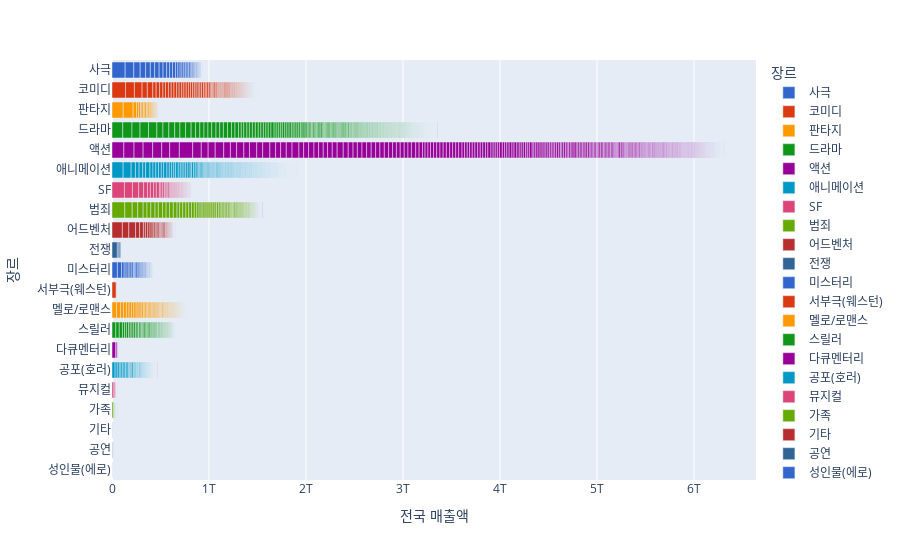

Notebook cell for this chart:
### Code cell
# 그래프 그리기
fig = px.bar(m, y="장르", x="전국 매출액", color="장르", color_discrete_sequence=px.colors.qualitative.G10)

fig.show()

### Figure 1 — Plotly figure (JSON) as saved in the notebook; plotly's stock layout.template omitted (floating-point values rounded to 4 significant figures; data arrays with more than 128 entries replaced by an {"elided": "..."} marker saying what was removed)
{"data": [{"alignmentgroup": "True", "hovertemplate": "장르=%{y}<br>전국 매출액=%{x}<extra></extra>", "legendgroup": "사극", "marker": {"color": "#3366CC", "pattern": {"shape": ""}}, "name": "사극", "offsetgroup": "사극", "orientation": "h", "showlegend": true, "textposition": "auto", "type": "bar", "x": [135748398910, 88900208769, 66005451500, 55808856500, 48842902501, 44344141109, 46335334026, 40514276538, 36987755999, 30456879428, 29893297890, 31067321992, 24314570667, 22853629794, 19250354500, 19690818764, 15531621371, 17900775524, 16172133642, 16502543020, 13489904632, 13275772490, 10408565262, 8946842910, 6660263334, 6471511555, 7777473258, 7871240823, 6202433964, 5317185404, 4599546001, 5226776088, 3763852759, 3702353828, 3360045489, 3381050200, 3006620490, 2246950339, 1886195121, 1576695833, 1283731833, 642120680, 535668500, 212967300, 124110170], "xaxis": "x", "y": ["사극", "사극", "사극", "사극", "사극", "사극", "사극", "사극", "사극", "사극", "사극", "사극", "사극", "사극", "사극", "사극", "사극", "사극", "사극", "사극", "사극", "사극", "사극", "사극", "사극", "사극", "사극", "사극", "사극", "사극", "사극", "사극", "사극", "사극", "사극", "사극", "사극", "사극", "사극", "사극", "사극", "사극", "사극", "사극", "사극"], "yaxis": "y"}, {"alignmentgroup": "True", "hovertemplate": "장르=%{y}<br>전국 매출액=%{x}<extra></extra>", "legendgroup": "코미디", "marker": {"color": "#DC3912", "pattern": {"shape": ""}}, "name": "코미디", "offsetgroup": "코미디", "orientation": "h", "showlegend": true, "textposition": "auto", "type": "bar", "x": {"elided": "306 int values"}, "xaxis": "x", "y": {"elided": "306 str values"}, "yaxis": "y"}, {"alignmentgroup": "True", "hovertemplate": "장르=%{y}<br>전국 매출액=%{x}<extra></extra>", "legendgroup": "판타지", "marker": {"color": "#FF9900", "pattern": {"shape": ""}}, "name": "판타지", "offsetgroup": "판타지", "orientation": "h", "showlegend": true, "textposition": "auto", "type": "bar", "x": [115698654137, 102476768809, 34507819000, 20816583118, 20661000236, 15192541723, 16152717131, 13988362067, 16293580567, 13372357257, 13449206760, 10607703908, 11276008290, 9361133648, 7850816000, 7376481000, 6385295880, 7941270790, 4038223000, 4034176500, 3791349609, 4153747200, 4352841358, 3364788919, 3348220655, 2886185000, 2385847300, 1816281960, 1654715300, 1455461885, 1422971592, 686273900, 516736500, 476877300, 379765400, 375492420, 292857989, 313204669, 309895732, 310087419, 470027900, 294851000, 257709000, 251990300, 234331200, 200197000, 206296600, 201223160, 162670896, 176034561, 137324715, 141292000, 110213300, 102673840, 92785045, 101464540, 72824000, 65914100, 59672530, 57135511, 58774080, 48190000, 29600000, 35402440, 37557400, 33447800, 31631200, 27780900, 23051300, 17855200], "xaxis": "x", "y": ["판타지", "판타지", "판타지", "판타지", "판타지", "판타지", "판타지", "판타지", "판타지", "판타지", "판타지", "판타지", "판타지", "판타지", "판타지", "판타지", "판타지", "판타지", "판타지", "판타지", "판타지", "판타지", "판타지", "판타지", "판타지", "판타지", "판타지", "판타지", "판타지", "판타지", "판타지", "판타지", "판타지", "판타지", "판타지", "판타지", "판타지", "판타지", "판타지", "판타지", "판타지", "판타지", "판타지", "판타지", "판타지", "판타지", "판타지", "판타지", "판타지", "판타지", "판타지", "판타지", "판타지", "판타지", "판타지", "판타지", "판타지", "판타지", "판타지", "판타지", "판타지", "판타지", "판타지", "판타지", "판타지", "판타지", "판타지", "판타지", "판타지", "판타지"], "yaxis": "y"}, {"alignmentgroup": "True", "hovertemplate": "장르=%{y}<br>전국 매출액=%{x}<extra></extra>", "legendgroup": "드라마", "marker": {"color": "#109618", "pattern": {"shape": ""}}, "name": "드라마", "offsetgroup": "드라마", "orientation": "h", "showlegend": true, "textposition": "auto", "type": "bar", "x": {"elided": "888 int values"}, "xaxis": "x", "y": {"elided": "888 str values"}, "yaxis": "y"}, {"alignmentgroup": "True", "hovertemplate": "장르=%{y}<br>전국 매출액=%{x}<extra></extra>", "legendgroup": "액션", "marker": {"color": "#990099", "pattern": {"shape": ""}}, "name": "액션", "offsetgroup": "액션", "orientation": "h", "showlegend": true, "textposition": "auto", "type": "bar", "x": {"elided": "576 int values"}, "xaxis": "x", "y": {"elided": "576 str values"}, "yaxis": "y"}, {"alignmentgroup": "True", "hovertemplate": "장르=%{y}<br>전국 매출액=%{x}<extra></extra>", "legendgroup": "애니메이션", "marker": {"color": "#0099C6", "pattern": {"shape": ""}}, "name": "애니메이션", "offsetgroup": "애니메이션", "orientation": "h", "showlegend": true, "textposition": "auto", "type": "bar", "x": {"elided": "823 int values"}, "xaxis": "x", "y": {"elided": "823 str values"}, "yaxis": "y"}, {"alignmentgroup": "True", "hovertemplate": "장르=%{y}<br>전국 매출액=%{x}<extra></extra>", "legendgroup": "SF", "marker": {"color": "#DD4477", "pattern": {"shape": ""}}, "name": "SF", "offsetgroup": "SF", "orientation": "h", "showlegend": true, "textposition": "auto", "type": "bar", "x": [128447097523, 82274331200, 64016480000, 51478531663, 39415166660, 30146162133, 33161943100, 27802744668, 31484135600, 16545921500, 19314027000, 17092964063, 15618440958, 10999769000, 10395192543, 16903293110, 9339002945, 9799358000, 10745826264, 8560185022, 8958236000, 9017994500, 7425754645, 6984051785, 8583886099, 6994748173, 6518492154, 7218670500, 6020292355, 6285970884, 4817364578, 5478201500, 6094765639, 4925056000, 5174020721, 4579554500, 4252182000, 3730650667, 3831856167, 3404297000, 4518393460, 3622835500, 3373780000, 3786712210, 3383430227, 3297709011, 2522851500, 4258700247, 2366614500, 2760845365, 1955693500, 2685741879, 1869409000, 2158449889, 2016298400, 1614196833, 3895090540, 1701070326, 1483575500, 1651783500, 1139152167, 1303099693, 1225993645, 1502022014, 1284084141, 1319649000, 1044019000, 978723556, 927494000, 815185333, 874447764, 814330000, 809982328, 759481000, 702418000, 598350500, 629716963, 602296908, 497089500, 603715000, 502071959, 365262000, 298122000, 265974349, 343858500, 179135260, 166586500, 138735100, 147817410, 135549900, 77214460, 60414320, 53050000, 38530340, 12460640, 11241360, 11512140], "xaxis": "x", "y": ["SF", "SF", "SF", "SF", "SF", "SF", "SF", "SF", "SF", "SF", "SF", "SF", "SF", "SF", "SF", "SF", "SF", "SF", "SF", "SF", "SF", "SF", "SF", "SF", "SF", "SF", "SF", "SF", "SF", "SF", "SF", "SF", "SF", "SF", "SF", "SF", "SF", "SF", "SF", "SF", "SF", "SF", "SF", "SF", "SF", "SF", "SF", "SF", "SF", "SF", "SF", "SF", "SF", "SF", "SF", "SF", "SF", "SF", "SF", "SF", "SF", "SF", "SF", "SF", "SF", "SF", "SF", "SF", "SF", "SF", "SF", "SF", "SF", "SF", "SF", "SF", "SF", "SF", "SF", "SF", "SF", "SF", "SF", "SF", "SF", "SF", "SF", "SF", "SF", "SF", "SF", "SF", "SF", "SF", "SF", "SF", "SF"], "yaxis": "y"}, {"alignmentgroup": "True", "hovertemplate": "장르=%{y}<br>전국 매출액=%{x}<extra></extra>", "legendgroup": "범죄", "marker": {"color": "#66AA00", "pattern": {"shape": ""}}, "name": "범죄", "offsetgroup": "범죄", "orientation": "h", "showlegend": true, "textposition": "auto", "type": "bar", "x": {"elided": "173 int values"}, "xaxis": "x", "y": {"elided": "173 str values"}, "yaxis": "y"}, {"alignmentgroup": "True", "hovertemplate": "장르=%{y}<br>전국 매출액=%{x}<extra></extra>", "legendgroup": "어드벤처", "marker": {"color": "#B82E2E", "pattern": {"shape": ""}}, "name": "어드벤처", "offsetgroup": "어드벤처", "orientation": "h", "showlegend": true, "textposition": "auto", "type": "bar", "x": [106983620359, 66240631706, 69825366300, 41518977430, 39337263058, 20580402431, 24268487685, 23436820716, 21457807134, 17850613316, 15514083500, 16107288130, 12591000149, 15812506500, 9236952333, 12191395690, 11405870395, 12523963990, 12305198580, 7430607499, 8170784606, 6877576799, 7610472624, 6400058044, 4151259500, 5467466918, 3547748935, 4145733267, 4210511600, 4076578860, 4825063000, 3277434500, 2260376662, 3055119748, 2432883900, 2203434149, 1824795453, 2079737620, 1848297600, 1143045000, 1230782480, 823623531, 991375900, 919851783, 1065710980, 865600600, 796864900, 729980451, 628575878, 540193280, 425106500, 306118500, 267143090, 239275800, 210117000, 229649450, 265499680, 213149361, 168413700, 182102913, 70341840, 56946800, 36110740, 19943650, 14000080], "xaxis": "x", "y": ["어드벤처", "어드벤처", "어드벤처", "어드벤처", "어드벤처", "어드벤처", "어드벤처", "어드벤처", "어드벤처", "어드벤처", "어드벤처", "어드벤처", "어드벤처", "어드벤처", "어드벤처", "어드벤처", "어드벤처", "어드벤처", "어드벤처", "어드벤처", "어드벤처", "어드벤처", "어드벤처", "어드벤처", "어드벤처", "어드벤처", "어드벤처", "어드벤처", "어드벤처", "어드벤처", "어드벤처", "어드벤처", "어드벤처", "어드벤처", "어드벤처", "어드벤처", "어드벤처", "어드벤처", "어드벤처", "어드벤처", "어드벤처", "어드벤처", "어드벤처", "어드벤처", "어드벤처", "어드벤처", "어드벤처", "어드벤처", "어드벤처", "어드벤처", "어드벤처", "어드벤처", "어드벤처", "어드벤처", "어드벤처", "어드벤처", "어드벤처", "어드벤처", "어드벤처", "어드벤처", "어드벤처", "어드벤처", "어드벤처", "어드벤처", "어드벤처"], "yaxis": "y"}, {"alignmentgroup": "True", "hovertemplate": "장르=%{y}<br>전국 매출액=%{x}<extra></extra>", "legendgroup": "전쟁", "marker": {"color": "#316395", "pattern": {"shape": ""}}, "name": "전쟁", "offsetgroup": "전쟁", "orientation": "h", "showlegend": true, "textposition": "auto", "type": "bar", "x": [55101410303, 15994803000, 12684530500, 8997921050, 4751661400, 1323984967, 812706500, 920899000, 765247500, 734302500, 428533870, 220051200, 141698200, 116603200, 73499560, 43025100, 37714850, 35228370, 33943630], "xaxis": "x", "y": ["전쟁", "전쟁", "전쟁", "전쟁", "전쟁", "전쟁", "전쟁", "전쟁", "전쟁", "전쟁", "전쟁", "전쟁", "전쟁", "전쟁", "전쟁", "전쟁", "전쟁", "전쟁", "전쟁"], "yaxis": "y"}, {"alignmentgroup": "True", "hovertemplate": "장르=%{y}<br>전국 매출액=%{x}<extra></extra>", "legendgroup": "미스터리", "marker": {"color": "#3366CC", "pattern": {"shape": ""}}, "name": "미스터리", "offsetgroup": "미스터리", "orientation": "h", "showlegend": true, "textposition": "auto", "type": "bar", "x": [55853108382, 42395347092, 27242029463, 19906900266, 21841214586, 18450760000, 20002183194, 16207513113, 12734649711, 12805808556, 19675967278, 12917306145, 11241013000, 10652346660, 10332117083, 10920792280, 8881616256, 8110824681, 8821335063, 6833383090, 6012395982, 5656281303, 3964769129, 4806314000, 4714345098, 3375472500, 3546340054, 4709541135, 4074535196, 2922834655, 2749027700, 3026073660, 2515479835, 2608259370, 2122466537, 1818156353, 1827211000, 1651188580, 1336206483, 1542513510, 1704258500, 1331883200, 1227953892, 987958600, 867035000, 1122947658, 898461215, 899691250, 636382007, 858750700, 799806070, 542044000, 570154035, 716490477, 472974485, 403906500, 461964100, 422603000, 454055200, 394724176, 509775750, 369339300, 390872600, 355743500, 360833100, 328321000, 367661000, 355182700, 339506355, 328164828, 277827620, 183438000, 195312120, 161959057, 160437700, 162031200, 151798300, 154197940, 113076354, 112188400, 99911491, 86268420, 86152580, 97299408, 72114418, 69566300, 61638600, 61726700, 59383748, 62758000, 53874793, 64089960, 67581970, 60627100, 47578100, 53249980, 45655500, 38906500, 42708198, 40128280, 40982970, 22545500, 22032500, 21953720, 14972890, 16431340], "xaxis": "x", "y": ["미스터리", "미스터리", "미스터리", "미스터리", "미스터리", "미스터리", "미스터리", "미스터리", "미스터리", "미스터리", "미스터리", "미스터리", "미스터리", "미스터리", "미스터리", "미스터리", "미스터리", "미스터리", "미스터리", "미스터리", "미스터리", "미스터리", "미스터리", "미스터리", "미스터리", "미스터리", "미스터리", "미스터리", "미스터리", "미스터리", "미스터리", "미스터리", "미스터리", "미스터리", "미스터리", "미스터리", "미스터리", "미스터리", "미스터리", "미스터리", "미스터리", "미스터리", "미스터리", "미스터리", "미스터리", "미스터리", "미스터리", "미스터리", "미스터리", "미스터리", "미스터리", "미스터리", "미스터리", "미스터리", "미스터리", "미스터리", "미스터리", "미스터리", "미스터리", "미스터리", "미스터리", "미스터리", "미스터리", "미스터리", "미스터리", "미스터리", "미스터리", "미스터리", "미스터리", "미스터리", "미스터리", "미스터리", "미스터리", "미스터리", "미스터리", "미스터리", "미스터리", "미스터리", "미스터리", "미스터리", "미스터리", "미스터리", "미스터리", "미스터리", "미스터리", "미스터리", "미스터리", "미스터리", "미스터리", "미스터리", "미스터리", "미스터리", "미스터리", "미스터리", "미스터리", "미스터리", "미스터리", "미스터리", "미스터리", "미스터리", "미스터리", "미스터리", "미스터리", "미스터리", "미스터리", "미스터리"], "yaxis": "y"}, {"alignmentgroup": "True", "hovertemplate": "장르=%{y}<br>전국 매출액=%{x}<extra></extra>", "legendgroup": "서부극(웨스턴)", "marker": {"color": "#DC3912", "pattern": {"shape": ""}}, "name": "서부극(웨스턴)", "offsetgroup": "서부극(웨스턴)", "orientation": "h", "showlegend": true, "textposition": "auto", "type": "bar", "x": [43768628939, 1883634000], "xaxis": "x", "y": ["서부극(웨스턴)", "서부극(웨스턴)"], "yaxis": "y"}, {"alignmentgroup": "True", "hovertemplate": "장르=%{y}<br>전국 매출액=%{x}<extra></extra>", "legendgroup": "멜로/로맨스", "marker": {"color": "#FF9900", "pattern": {"shape": ""}}, "name": "멜로/로맨스", "offsetgroup": "멜로/로맨스", "orientation": "h", "showlegend": true, "textposition": "auto", "type": "bar", "x": {"elided": "256 int values"}, "xaxis": "x", "y": {"elided": "256 str values"}, "yaxis": "y"}, {"alignmentgroup": "True", "hovertemplate": "장르=%{y}<br>전국 매출액=%{x}<extra></extra>", "legendgroup": "스릴러", "marker": {"color": "#109618", "pattern": {"shape": ""}}, "name": "스릴러", "offsetgroup": "스릴러", "orientation": "h", "showlegend": true, "textposition": "auto", "type": "bar", "x": {"elided": "167 int values"}, "xaxis": "x", "y": {"elided": "167 str values"}, "yaxis": "y"}, {"alignmentgroup": "True", "hovertemplate": "장르=%{y}<br>전국 매출액=%{x}<extra></extra>", "legendgroup": "다큐멘터리", "marker": {"color": "#990099", "pattern": {"shape": ""}}, "name": "다큐멘터리", "offsetgroup": "다큐멘터리", "orientation": "h", "showlegend": true, "textposition": "auto", "type": "bar", "x": [37354452679, 14554935612, 4473889375, 4445554528, 3109424870, 2017678800, 1351632500, 1517735100, 1394663380, 1160249000, 980053035, 1034815200, 984605100, 875685400, 711793733, 879140710, 772483500, 696375860, 1240019100, 506367410, 414028200, 1667323500, 419172070, 386723800, 348527658, 334601400, 392045950, 291521943, 284650500, 263526895, 323859210, 251863300, 206495400, 245580000, 272160000, 239464980, 235872600, 492739500, 229998100, 200488795, 205281965, 241374840, 212849500, 195549400, 163408600, 175757640, 150680200, 181933920, 136608300, 144149940, 111262080, 149648439, 163265600, 126186700, 133623472, 129175200, 120816190, 117270720, 123204940, 120829530, 99333600, 116930250, 112596500, 97192628, 120357330, 102163500, 105907892, 75659600, 82372300, 108309800, 93161730, 85564894, 82362100, 72502600, 63438020, 86431380, 72963160, 66683590, 67442000, 61158000, 70277170, 67428500, 61928698, 48376500, 45021073, 58285970, 46156800, 49614500, 45656620, 40589200, 48973396, 58248407, 45039360, 37339500, 39539400, 41815900, 41892000, 30177543, 40591180, 33604550, 31662000, 35911140, 24499000, 19897980, 20838940, 17254300], "xaxis": "x", "y": ["다큐멘터리", "다큐멘터리", "다큐멘터리", "다큐멘터리", "다큐멘터리", "다큐멘터리", "다큐멘터리", "다큐멘터리", "다큐멘터리", "다큐멘터리", "다큐멘터리", "다큐멘터리", "다큐멘터리", "다큐멘터리", "다큐멘터리", "다큐멘터리", "다큐멘터리", "다큐멘터리", "다큐멘터리", "다큐멘터리", "다큐멘터리", "다큐멘터리", "다큐멘터리", "다큐멘터리", "다큐멘터리", "다큐멘터리", "다큐멘터리", "다큐멘터리", "다큐멘터리", "다큐멘터리", "다큐멘터리", "다큐멘터리", "다큐멘터리", "다큐멘터리", "다큐멘터리", "다큐멘터리", "다큐멘터리", "다큐멘터리", "다큐멘터리", "다큐멘터리", "다큐멘터리", "다큐멘터리", "다큐멘터리", "다큐멘터리", "다큐멘터리", "다큐멘터리", "다큐멘터리", "다큐멘터리", "다큐멘터리", "다큐멘터리", "다큐멘터리", "다큐멘터리", "다큐멘터리", "다큐멘터리", "다큐멘터리", "다큐멘터리", "다큐멘터리", "다큐멘터리", "다큐멘터리", "다큐멘터리", "다큐멘터리", "다큐멘터리", "다큐멘터리", "다큐멘터리", "다큐멘터리", "다큐멘터리", "다큐멘터리", "다큐멘터리", "다큐멘터리", "다큐멘터리", "다큐멘터리", "다큐멘터리", "다큐멘터리", "다큐멘터리", "다큐멘터리", "다큐멘터리", "다큐멘터리", "다큐멘터리", "다큐멘터리", "다큐멘터리", "다큐멘터리", "다큐멘터리", "다큐멘터리", "다큐멘터리", "다큐멘터리", "다큐멘터리", "다큐멘터리", "다큐멘터리", "다큐멘터리", "다큐멘터리", "다큐멘터리", "다큐멘터리", "다큐멘터리", "다큐멘터리", "다큐멘터리", "다큐멘터리", "다큐멘터리", "다큐멘터리", "다큐멘터리", "다큐멘터리", "다큐멘터리", "다큐멘터리", "다큐멘터리", "다큐멘터리", "다큐멘터리", "다큐멘터리"], "yaxis": "y"}, {"alignmentgroup": "True", "hovertemplate": "장르=%{y}<br>전국 매출액=%{x}<extra></extra>", "legendgroup": "공포(호러)", "marker": {"color": "#0099C6", "pattern": {"shape": ""}}, "name": "공포(호러)", "offsetgroup": "공포(호러)", "orientation": "h", "showlegend": true, "textposition": "auto", "type": "bar", "x": {"elided": "189 int values"}, "xaxis": "x", "y": {"elided": "189 str values"}, "yaxis": "y"}, {"alignmentgroup": "True", "hovertemplate": "장르=%{y}<br>전국 매출액=%{x}<extra></extra>", "legendgroup": "뮤지컬", "marker": {"color": "#DD4477", "pattern": {"shape": ""}}, "name": "뮤지컬", "offsetgroup": "뮤지컬", "orientation": "h", "showlegend": true, "textposition": "auto", "type": "bar", "x": [19532365003, 10898590019, 6322357050, 4761820000, 4727133460, 2596533288, 1082054550, 634870496, 477691320, 195675600, 101306020, 94888000, 223809000, 162921920, 191806980, 135487000, 37245780, 14607550], "xaxis": "x", "y": ["뮤지컬", "뮤지컬", "뮤지컬", "뮤지컬", "뮤지컬", "뮤지컬", "뮤지컬", "뮤지컬", "뮤지컬", "뮤지컬", "뮤지컬", "뮤지컬", "뮤지컬", "뮤지컬", "뮤지컬", "뮤지컬", "뮤지컬", "뮤지컬"], "yaxis": "y"}, {"alignmentgroup": "True", "hovertemplate": "장르=%{y}<br>전국 매출액=%{x}<extra></extra>", "legendgroup": "가족", "marker": {"color": "#66AA00", "pattern": {"shape": ""}}, "name": "가족", "offsetgroup": "가족", "orientation": "h", "showlegend": true, "textposition": "auto", "type": "bar", "x": [14556420970, 7371537000, 4171956017, 3866065500, 3589317348, 2775096512, 2066507505, 1993190500, 1378611255, 1365849896, 739408802, 810563678, 430338300, 439232122, 637621000, 481474700, 386362000, 486987900, 502081439, 309567000, 383521050, 298444000, 412084900, 245549900, 183948470, 148940000, 168599600, 115388000, 113583500, 112899538, 104799900, 79449300, 83320360, 99918100, 59594222, 50861000, 55306190, 47781320, 58124820, 33945900, 31145000, 33506600, 33705130, 33242380], "xaxis": "x", "y": ["가족", "가족", "가족", "가족", "가족", "가족", "가족", "가족", "가족", "가족", "가족", "가족", "가족", "가족", "가족", "가족", "가족", "가족", "가족", "가족", "가족", "가족", "가족", "가족", "가족", "가족", "가족", "가족", "가족", "가족", "가족", "가족", "가족", "가족", "가족", "가족", "가족", "가족", "가족", "가족", "가족", "가족", "가족", "가족"], "yaxis": "y"}, {"alignmentgroup": "True", "hovertemplate": "장르=%{y}<br>전국 매출액=%{x}<extra></extra>", "legendgroup": "기타", "marker": {"color": "#B82E2E", "pattern": {"shape": ""}}, "name": "기타", "offsetgroup": "기타", "orientation": "h", "showlegend": true, "textposition": "auto", "type": "bar", "x": [3793864810, 2902500310, 2671391900, 307797026, 55369270, 11027280], "xaxis": "x", "y": ["기타", "기타", "기타", "기타", "기타", "기타"], "yaxis": "y"}, {"alignmentgroup": "True", "hovertemplate": "장르=%{y}<br>전국 매출액=%{x}<extra></extra>", "legendgroup": "공연", "marker": {"color": "#316395", "pattern": {"shape": ""}}, "name": "공연", "offsetgroup": "공연", "orientation": "h", "showlegend": true, "textposition": "auto", "type": "bar", "x": [3209682900, 5657795500, 1288754100, 3129974000, 2031919000, 945326500, 965458500, 412379000, 506274000, 225815700, 334554000, 171432000, 334063500, 175253000, 200750000, 126092766, 223662200, 18130000], "xaxis": "x", "y": ["공연", "공연", "공연", "공연", "공연", "공연", "공연", "공연", "공연", "공연", "공연", "공연", "공연", "공연", "공연", "공연", "공연", "공연"], "yaxis": "y"}, {"alignmentgroup": "True", "hovertemplate": "장르=%{y}<br>전국 매출액=%{x}<extra></extra>", "legendgroup": "성인물(에로)", "marker": {"color": "#3366CC", "pattern": {"shape": ""}}, "name": "성인물(에로)", "offsetgroup": "성인물(에로)", "orientation": "h", "showlegend": true, "textposition": "auto", "type": "bar", "x": [969826000], "xaxis": "x", "y": ["성인물(에로)"], "yaxis": "y"}], "layout": {"barmode": "relative", "legend": {"title": {"text": "장르"}, "tracegroupgap": 0}, "margin": {"t": 60}, "xaxis": {"anchor": "y", "domain": [0, 1], "title": {"text": "전국 매출액"}}, "yaxis": {"anchor": "x", "categoryarray": ["성인물(에로)", "공연", "기타", "가족", "뮤지컬", "공포(호러)", "다큐멘터리", "스릴러", "멜로/로맨스", "서부극(웨스턴)", "미스터리", "전쟁", "어드벤처", "범죄", "SF", "애니메이션", "액션", "드라마", "판타지", "코미디", "사극"], "categoryorder": "array", "domain": [0, 1], "title": {"text": "장르"}}}}
